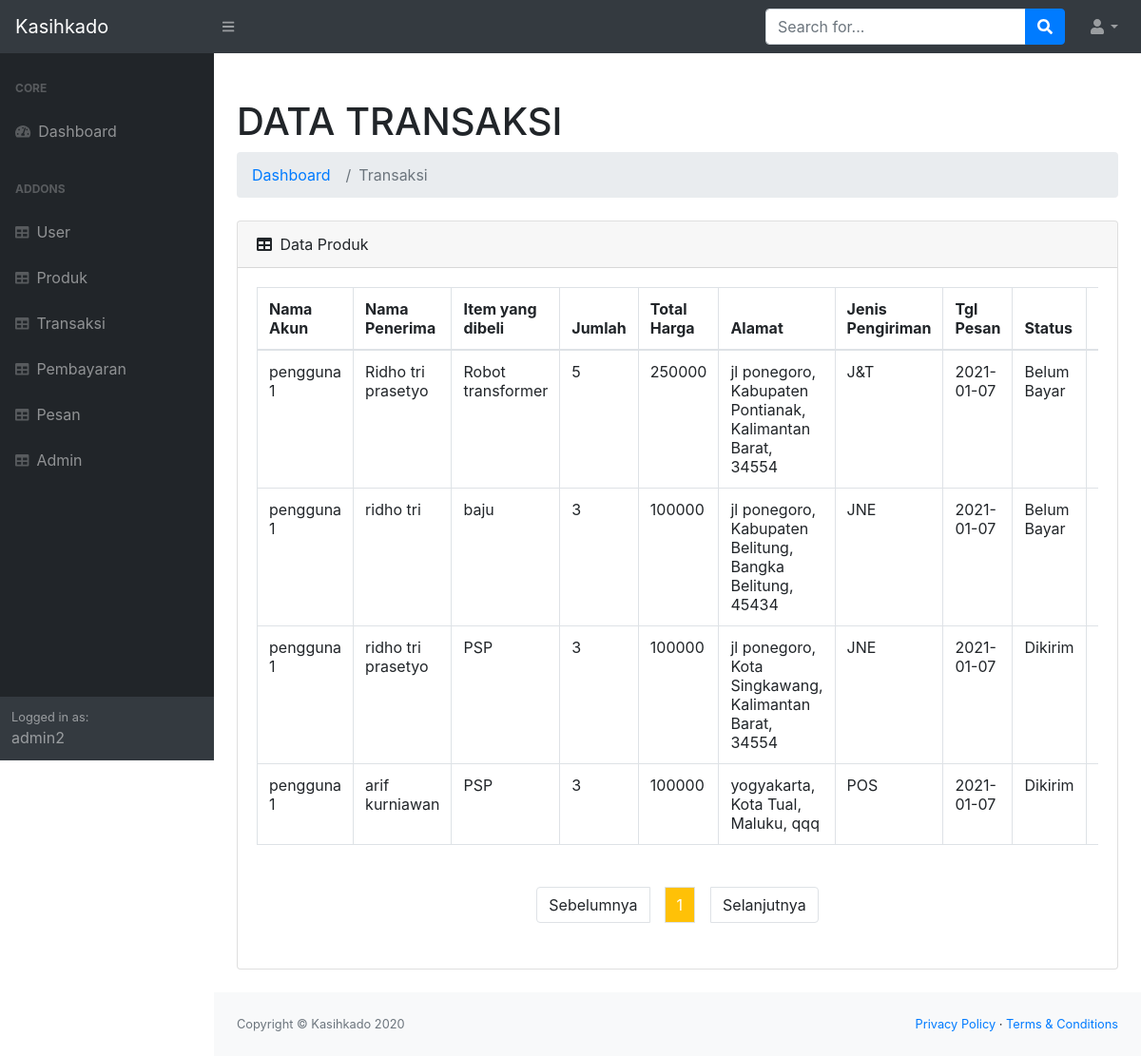
/admin/transaksi.php (signed in), run on the app's committed database.
### tables this page shows
CREATE TABLE `transaksi` (
  `id_transaksi` int(11) NOT NULL,
  `nama_penerima` varchar(100) NOT NULL,
  `total_harga` int(25) NOT NULL,
  `jml_barang` int(11) NOT NULL,
  `alamat_kirim` text NOT NULL,
  `pengiriman` varchar(20) NOT NULL,
  `tgl_transaksi` date NOT NULL,
  `id_barang` int(11) NOT NULL,
  `id_user` int(11) NOT NULL,
  `status_transaksi` varchar(100) NOT NULL DEFAULT 'Belum Bayar'
);

CREATE TABLE `user` (
  `id_user` int(11) NOT NULL,
  `nama_user` varchar(100) NOT NULL,
  `email` varchar(100) NOT NULL,
  `no_hp` varchar(13) NOT NULL,
  `alamat` varchar(200) NOT NULL,
  `username_user` varchar(100) NOT NULL,
  `password` varchar(100) NOT NULL
);

CREATE TABLE `barang` (
  `id_barang` int(11) NOT NULL,
  `nama_barang` varchar(100) NOT NULL,
  `harga_brg` int(20) NOT NULL,
  `jml_barang` int(11) NOT NULL,
  `deskripsi` text NOT NULL,
  `foto` varchar(100) NOT NULL,
  `id_kategori` int(11) NOT NULL,
  `FileFoto` longblob NOT NULL
);

### admin/transaksi.php (the view, shortened to what this page needs)
<?php
require_once ("../koneksi.php");
?>
<!DOCTYPE html>
<html lang="en">
    <head>
        <link rel="stylesheet" type="text/css" href="../public/css/bootstrap/bootstrap.css">
        <link href="../public/css/admin.css" rel="stylesheet" />
        <link href="https://cdn.datatables.net/1.10.20/css/dataTables.bootstrap4.min.css" rel="stylesheet" />
    </head>
    <body class="sb-nav-fixed">
        <nav class="sb-topnav navbar navbar-expand navbar-dark bg-dark">
            <a class="navbar-brand" href="../home.php">Kasihkado</a>
            <button class="btn btn-link btn-sm order-1 order-lg-0" id="sidebarToggle" href="#"><i class="fas fa-bars"></i></button>
            <form class="d-none d-md-inline-block form-inline ml-auto mr-0 mr-md-3 my-2 my-md-0">
                <div class="input-group">
                    <input class="form-control" type="text" placeholder="Search for..." aria-label="Search" aria-describedby="basic-addon2" />
                    <div class="input-group-append">
                        <button class="btn btn-primary" type="button"><i class="fas fa-search"></i></button>
                    </div>
                </div>
            </form>
            <ul class="navbar-nav ml-auto ml-md-0">
                <li class="nav-item dropdown">
                    <a class="nav-link dropdown-toggle" id="userDropdown" href="#" role="button" data-toggle="dropdown" aria-haspopup="true" aria-expanded="false"><i class="fas fa-user fa-fw"></i></a>
                </li>
            </ul>
        </nav>
        <div id="layoutSidenav">
        <?php
            require_once ("sidenavadmin.php")
        ?>
            <div id="layoutSidenav_content">
                <main>
                    <div class="container-fluid">
                        <h1 class="mt-4">DATA TRANSAKSI</h1>
                        <ol class="breadcrumb mb-4">
                            <li class="breadcrumb-item"><a href="admin.php">Dashboard</a></li>
                            <li class="breadcrumb-item active">Transaksi</li>
                        </ol>
                        <div class="card mb-4">
                            <div class="card-header">
                                <i class="fas fa-table mr-1"></i>
                                Data Produk
                            </div>
                            <div class="card-body">
                                <div class="table-responsive">
                                    <table class="table table-bordered" id="mytable" width="100%" cellspacing="0">
                                        <thead>
                                            <tr>
                                                <th>Nama Akun</th>
                                                <th>Nama Penerima</th>
                                                <th>Item yang dibeli</th>
                                                <th>Jumlah</th>
                                                <th>Total Harga</th>
                                                <th>Alamat</th>
                                                <th>Jenis Pengiriman</th>
                                                <th>Tgl Pesan</th>
                                                <th>Status</th>
                                                <th>Tindakan</th>
                                            </tr>
                                        </thead>
                                        <tbody>
                                        <?php
                                            $batas = 10;
                                            $halaman = isset($_GET['halaman'])?(int)$_GET['halaman'] : 1;
                                            $halaman_awal = ($halaman>1) ? ($halaman * $batas) - $batas : 0;
                                            $previous = $halaman - 1;
                                            $next = $halaman + 1;
                                            $query = mysqli_query($con,"SELECT * FROM transaksi  ORDER BY id_transaksi DESC");
                                            $jumlah_data = mysqli_num_rows($query);
                                            $total_halaman = ceil($jumlah_data / $batas);
                                            $data_barang = mysqli_query($con, "SELECT * FROM `transaksi` JOIN user ON transaksi.id_user=user.id_user JOIN barang ON transaksi.id_barang=barang.id_barang ORDER BY id_transaksi DESC LIMIT $halaman_awal, $batas");
                                            while ($record = mysqli_fetch_array($data_barang)) {
                                        ?>
                                                <tr>
                                                    <td><?php echo $record['nama_user'] ?></td>
                                                    <td><?php echo $record['nama_penerima'] ?></td>
                                                    <td><?php echo $record['nama_barang'] ?></td>
                                                    <td><?php echo $record['jml_barang'] ?></td>
                                                    <td><?php echo $record['total_harga'] ?></td>
                                                    <td><?php echo $record['alamat_kirim'] ?></td>
                                                    <td><?php echo $record['pengiriman'] ?></td>
                                                    <td><?php echo $record['tgl_transaksi'] ?></td>
                                                    <td><?php echo $record['status_transaksi'] ?></td>
                                                    <td>
                                                    </td>
                                                </tr>
                                            <?php } ?>
                                        </tbody>
                                    </table>
                                </div>
                            </div>
                            <?php
                                $jumlahLink = 3;
                                    if($halaman >$jumlahLink ){
                                        $start_number = $halaman - $jumlahLink;
                                    } else{
                                        $start_number = 1;
                                    }
                                    if($halaman < $total_halaman - $jumlahLink){
                                        $end_number = $halaman + $jumlahLink;
                                    } else{
                                        $end_number = $total_halaman;
                                    }
                                ?>
                            <nav>
                                <ul class="pagination justify-content-center mb-5 mt-2">
                                    <li class="page-item">
                                        <a class="page-link mr-3" <?php if($halaman > 1 ){ echo "href='?halaman=$previous'"; } ?>>Sebelumnya</a>
                                    </li>
                                    <?php
                                    for($x=$start_number;$x<=$end_number;$x++) :?>
                                        <?php if ($halaman == $x) :?>
                                        <li class="page-item"><a class="page-link bg-warning text-white" href="?halaman=<?php echo $x ?>"><?php echo $x; ?></a></li>
                                    <?php else : ?>
                                        <li class="page-item"><a class="page-link" href="?halaman=<?php echo $x ?>"><?php echo $x; ?></a></li>
                                    <?php endif; ?>
                                    <?php endfor; ?>
                                    <li class="page-item">
                                        <a  class="page-link ml-3" <?php if($halaman < $total_halaman) { echo "href='?halaman=$next'"; } ?>>Selanjutnya</a>
                                    </li>
                                </ul>
                            </nav>
                        </div>
                    </div>
                </main>
                <footer class="py-4 bg-light mt-auto">
                    <div class="container-fluid">
                        <div class="d-flex align-items-center justify-content-between small">
                            <div class="text-muted">Copyright &copy; Kasihkado 2020</div>
                            <div>
                                <a href="#">Privacy Policy</a>
                                &middot;
                                <a href="#">Terms &amp; Conditions</a>
                            </div>
                        </div>
                    </div>
                </footer>
            </div>
        </div>
    </body>
</html>

### data on the page
transaksi: id_user.nama_user "pengguna 1", nama_penerima "Ridho tri prasetyo", id_barang.nama_barang "Robot transformer", id_barang.jml_barang "5", total_harga "250000", alamat_kirim "jl ponegoro, Kabupaten Pontianak, Kalimantan Barat, 34554", pengiriman "J&T", tgl_transaksi "2021-01-07", status_transaksi "Belum Bayar"
transaksi: id_user.nama_user "pengguna 1", nama_penerima "ridho tri", id_barang.nama_barang "baju", id_barang.jml_barang "3", total_harga "100000", alamat_kirim "jl ponegoro, Kabupaten Belitung, Bangka Belitung, 45434", pengiriman "JNE", tgl_transaksi "2021-01-07", status_transaksi "Belum Bayar"
transaksi: id_user.nama_user "pengguna 1", nama_penerima "ridho tri prasetyo", id_barang.nama_barang "PSP", id_barang.jml_barang "3", total_harga "100000", alamat_kirim "jl ponegoro, Kota Singkawang, Kalimantan Barat, 34554", pengiriman "JNE", tgl_transaksi "2021-01-07", status_transaksi "Dikirim"
transaksi: id_user.nama_user "pengguna 1", nama_penerima "arif kurniawan", id_barang.nama_barang "PSP", id_barang.jml_barang "3", total_harga "100000", alamat_kirim "yogyakarta, Kota Tual, Maluku, qqq", pengiriman "POS", tgl_transaksi "2021-01-07", status_transaksi "Dikirim"

### other printed values
$_SESSION['usernameadm'] "admin2"
